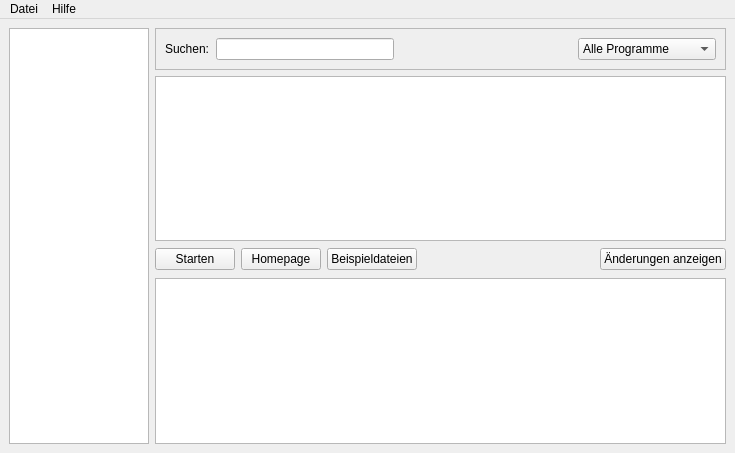
<ui version="4.0" >
 <class>eduversumGui</class>
 <widget class="QMainWindow" name="eduversumGui" >
  <property name="geometry" >
   <rect>
    <x>0</x>
    <y>0</y>
    <width>735</width>
    <height>453</height>
   </rect>
  </property>
  <property name="windowTitle" >
   <string>Eduversum</string>
  </property>
  <widget class="QWidget" name="centralwidget" >
   <layout class="QGridLayout" name="gridLayout_5" >
    <item rowspan="4" row="0" column="0" >
     <widget class="QTreeWidget" name="categoriesTreeWidget" >
      <property name="minimumSize" >
       <size>
        <width>140</width>
        <height>0</height>
       </size>
      </property>
      <property name="maximumSize" >
       <size>
        <width>140</width>
        <height>16777215</height>
       </size>
      </property>
      <property name="iconSize" >
       <size>
        <width>32</width>
        <height>3332</height>
       </size>
      </property>
      <property name="rootIsDecorated" >
       <bool>false</bool>
      </property>
      <property name="headerHidden" >
       <bool>true</bool>
      </property>
      <column>
       <property name="text" >
        <string>1</string>
       </property>
      </column>
     </widget>
    </item>
    <item row="0" column="1" >
     <widget class="QFrame" name="frame0" >
      <property name="frameShape" >
       <enum>QFrame::StyledPanel</enum>
      </property>
      <property name="frameShadow" >
       <enum>QFrame::Raised</enum>
      </property>
      <layout class="QGridLayout" name="gridLayout_3" >
       <item row="0" column="0" >
        <widget class="QLabel" name="label" >
         <property name="text" >
          <string>Suchen:</string>
         </property>
        </widget>
       </item>
       <item row="0" column="1" >
        <widget class="QLineEdit" name="searchLineEdit" />
       </item>
       <item row="0" column="2" >
        <spacer name="horizontalSpacer2" >
         <property name="orientation" >
          <enum>Qt::Horizontal</enum>
         </property>
         <property name="sizeHint" stdset="0" >
          <size>
           <width>168</width>
           <height>20</height>
          </size>
         </property>
        </spacer>
       </item>
       <item row="0" column="3" >
        <widget class="QComboBox" name="comboBox" >
         <item>
          <property name="text" >
           <string>Alle Programme</string>
          </property>
         </item>
         <item>
          <property name="text" >
           <string>Nur installierte</string>
          </property>
         </item>
         <item>
          <property name="text" >
           <string>Nur nicht installierte</string>
          </property>
         </item>
        </widget>
       </item>
      </layout>
     </widget>
    </item>
    <item row="1" column="1" >
     <widget class="QTreeWidget" name="treeWidget" >
      <property name="iconSize" >
       <size>
        <width>32</width>
        <height>32</height>
       </size>
      </property>
      <property name="rootIsDecorated" >
       <bool>false</bool>
      </property>
      <property name="headerHidden" >
       <bool>true</bool>
      </property>
      <column>
       <property name="text" >
        <string>1</string>
       </property>
      </column>
     </widget>
    </item>
    <item row="2" column="1" >
     <widget class="QStackedWidget" name="stackedWidget" >
      <property name="currentIndex" >
       <number>0</number>
      </property>
      <widget class="QWidget" name="page0" >
       <layout class="QGridLayout" name="gridLayout_2" >
        <property name="margin" >
         <number>0</number>
        </property>
        <item row="0" column="0" >
         <widget class="QPushButton" name="execPushButton" >
          <property name="text" >
           <string>Starten</string>
          </property>
          <property name="checkable" >
           <bool>false</bool>
          </property>
         </widget>
        </item>
        <item row="0" column="1" >
         <widget class="QPushButton" name="homepagePushButton" >
          <property name="text" >
           <string>Homepage</string>
          </property>
         </widget>
        </item>
        <item row="0" column="2" >
         <widget class="QPushButton" name="examplePushButton" >
          <property name="text" >
           <string>Beispieldateien</string>
          </property>
         </widget>
        </item>
        <item row="0" column="3" >
         <spacer name="horizontalSpacer3" >
          <property name="orientation" >
           <enum>Qt::Horizontal</enum>
          </property>
          <property name="sizeHint" stdset="0" >
           <size>
            <width>175</width>
            <height>24</height>
           </size>
          </property>
         </spacer>
        </item>
        <item row="0" column="4" >
         <widget class="QPushButton" name="showChangesPushButton" >
          <property name="text" >
           <string>Änderungen anzeigen</string>
          </property>
         </widget>
        </item>
       </layout>
      </widget>
      <widget class="QWidget" name="page1" >
       <layout class="QGridLayout" name="gridLayout" >
        <property name="margin" >
         <number>0</number>
        </property>
        <item row="0" column="0" >
         <widget class="QPushButton" name="cancelChangesPushButton" >
          <property name="text" >
           <string>Abbrechen</string>
          </property>
          <property name="checkable" >
           <bool>false</bool>
          </property>
         </widget>
        </item>
        <item row="0" column="1" >
         <spacer name="horizontalSpacer4" >
          <property name="orientation" >
           <enum>Qt::Horizontal</enum>
          </property>
          <property name="sizeHint" stdset="0" >
           <size>
            <width>50</width>
            <height>25</height>
           </size>
          </property>
         </spacer>
        </item>
        <item row="0" column="2" >
         <widget class="QPushButton" name="discardChangesPushButton" >
          <property name="text" >
           <string>Alle Änderungen verwerfen</string>
          </property>
          <property name="checkable" >
           <bool>false</bool>
          </property>
         </widget>
        </item>
        <item row="0" column="3" >
         <widget class="QPushButton" name="applyChangesPushButton" >
          <property name="text" >
           <string>Änderungen ausführen</string>
          </property>
          <property name="checkable" >
           <bool>false</bool>
          </property>
         </widget>
        </item>
       </layout>
      </widget>
     </widget>
    </item>
    <item row="3" column="1" >
     <widget class="QTextBrowser" name="descriptionTextBrowser" >
      <property name="openExternalLinks" >
       <bool>true</bool>
      </property>
     </widget>
    </item>
   </layout>
  </widget>
  <widget class="QMenuBar" name="menubar" >
   <property name="geometry" >
    <rect>
     <x>0</x>
     <y>0</y>
     <width>735</width>
     <height>29</height>
    </rect>
   </property>
   <widget class="QMenu" name="menuDatei" >
    <property name="title" >
     <string>Datei</string>
    </property>
    <addaction name="actionBeenden" />
   </widget>
   <widget class="QMenu" name="menuHilfe" >
    <property name="title" >
     <string>Hilfe</string>
    </property>
    <addaction name="actionEduversumHilfe" />
    <addaction name="actionArbeitsmaterialen" />
    <addaction name="actionUeberEduversum" />
   </widget>
   <addaction name="menuDatei" />
   <addaction name="menuHilfe" />
  </widget>
  <action name="actionUeberEduversum" >
   <property name="text" >
    <string>Über Eduversum</string>
   </property>
  </action>
  <action name="actionBeenden" >
   <property name="text" >
    <string>Beenden</string>
   </property>
  </action>
  <action name="actionEduversumHilfe" >
   <property name="text" >
    <string>Eduversum Hilfe</string>
   </property>
  </action>
  <action name="actionArbeitsmaterialen" >
   <property name="text" >
    <string>Arbeitsmaterialen</string>
   </property>
  </action>
 </widget>
 <resources/>
 <connections>
  <connection>
   <sender>actionBeenden</sender>
   <signal>activated()</signal>
   <receiver>eduversumGui</receiver>
   <slot>close()</slot>
   <hints>
    <hint type="sourcelabel" >
     <x>-1</x>
     <y>-1</y>
    </hint>
    <hint type="destinationlabel" >
     <x>367</x>
     <y>199</y>
    </hint>
   </hints>
  </connection>
  <connection>
   <sender>actionEduversumHilfe</sender>
   <signal>activated()</signal>
   <receiver>eduversumGui</receiver>
   <slot>showHelp()</slot>
   <hints>
    <hint type="sourcelabel" >
     <x>-1</x>
     <y>-1</y>
    </hint>
    <hint type="destinationlabel" >
     <x>367</x>
     <y>226</y>
    </hint>
   </hints>
  </connection>
  <connection>
   <sender>actionUeberEduversum</sender>
   <signal>activated()</signal>
   <receiver>eduversumGui</receiver>
   <slot>showAbout()</slot>
   <hints>
    <hint type="sourcelabel" >
     <x>-1</x>
     <y>-1</y>
    </hint>
    <hint type="destinationlabel" >
     <x>367</x>
     <y>226</y>
    </hint>
   </hints>
  </connection>
  <connection>
   <sender>actionArbeitsmaterialen</sender>
   <signal>activated()</signal>
   <receiver>eduversumGui</receiver>
   <slot>showStuff()</slot>
   <hints>
    <hint type="sourcelabel" >
     <x>-1</x>
     <y>-1</y>
    </hint>
    <hint type="destinationlabel" >
     <x>367</x>
     <y>226</y>
    </hint>
   </hints>
  </connection>
 </connections>
 <slots>
  <slot>showHelp()</slot>
  <slot>showAbout()</slot>
  <slot>showStuff()</slot>
 </slots>
</ui>
